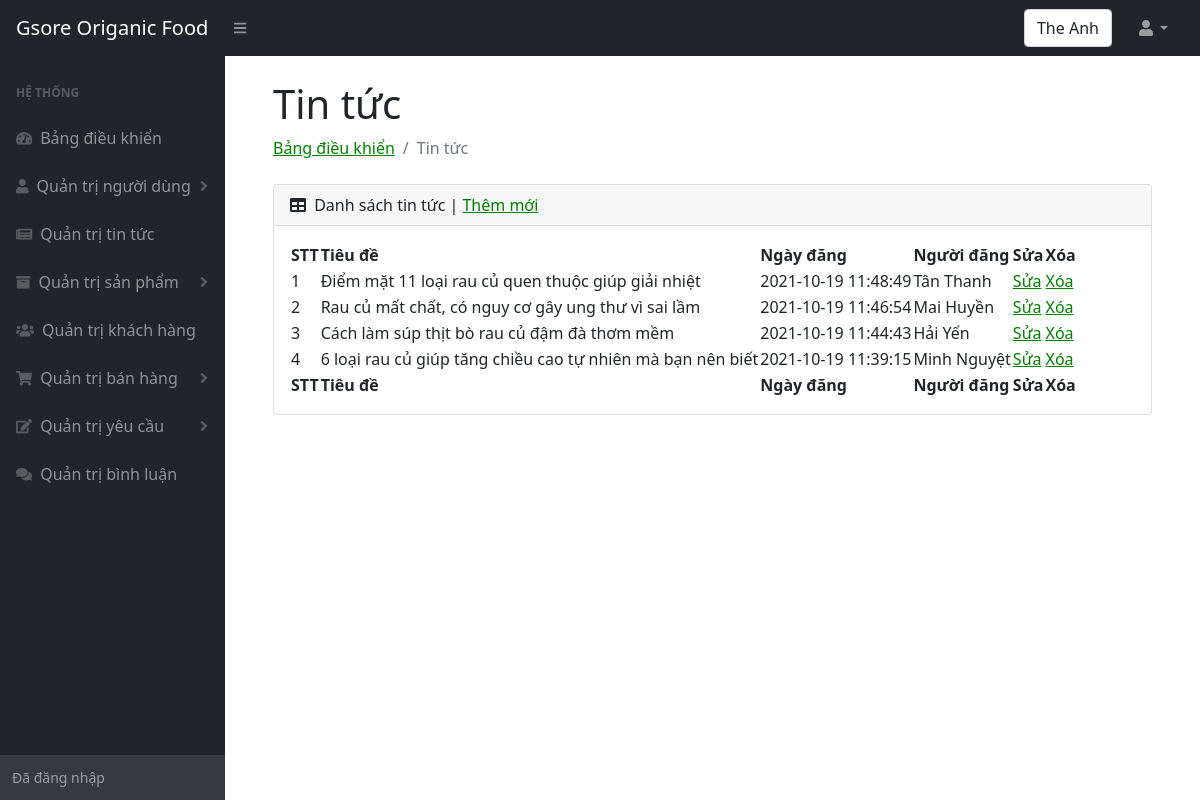
The page /admin/tintuc.php (signed in) on the database its author committed.
### tables this page shows
CREATE TABLE `tintuc` (
  `matintuc` int(11) NOT NULL,
  `tieude` varchar(200) NOT NULL,
  `noidungtintuc` text NOT NULL,
  `ngaydang` datetime NOT NULL,
  `mota` varchar(200) NOT NULL,
  `nguoidang` varchar(100) NOT NULL,
  `anhminhhoa` text DEFAULT NULL
);

### admin/tintuc.php (the view, shortened to what this page needs)
<!DOCTYPE html>
<html lang="en">
    <html lang="en">
    <head>
        <link href="https://cdn.jsdelivr.net/npm/simple-datatables@latest/dist/style.css" rel="stylesheet" />
        <link href="css/styles.css" rel="stylesheet" />
    </head>
    <body class="sb-nav-fixed">
        <nav class="sb-topnav navbar navbar-expand navbar-dark bg-dark">
            <a class="navbar-brand ps-3" href="../index.php">Gsore Origanic Food </a>
            <button class="btn btn-link btn-sm order-1 order-lg-0 me-4 me-lg-0" id="sidebarToggle" href="#!"><i class="fas fa-bars"></i></button>
            <form class="d-none d-md-inline-block form-inline ms-auto me-0 me-md-3 my-2 my-md-0">
                <div class="input-group">
                  <div class="form-control"><?php  echo $_SESSION['ten_nguoi_dung'];?>  </div>
                </div>
            </form>
            <ul class="navbar-nav ms-auto ms-md-0 me-3 me-lg-4">
                <li class="nav-item dropdown">
                    <a class="nav-link dropdown-toggle" id="navbarDropdown" href="#" role="button" data-bs-toggle="dropdown" aria-expanded="false"><i class="fas fa-user fa-fw"></i></a>
                </li>
            </ul>
        </nav>
        <div id="layoutSidenav">
        <div id="layoutSidenav_nav" >
                <nav class="sb-sidenav accordion sb-sidenav-dark" id="sidenavAccordion">
                    <div class="sb-sidenav-menu">
                        <div class="nav">
                            <div class="sb-sidenav-menu-heading">Hệ thống</div>
                            <a class="nav-link" href="index.php">
                                <div class="sb-nav-link-icon"><i class="fas fa-tachometer-alt"></i></div>
                                Bảng điều khiển
                            </a>
                            <a class="nav-link collapsed" href="nguoidung.php" data-bs-toggle="collapse" data-bs-target="#collapseOne" aria-expanded="false" aria-controls="collapseOne">
                                <div class="sb-nav-link-icon"><i class="fas fa-user"></i></div>
                                Quản trị người dùng
                                <div class="sb-sidenav-collapse-arrow"><i class="fas fa-angle-down"></i></div>
                            </a>
                            <a class="nav-link" href="tintuc.php">
                                <div class="sb-nav-link-icon"><i class="fas fa-newspaper"></i></div>
                                    Quản trị tin tức
                            </a>
                            <a class="nav-link collapsed" href="#" data-bs-toggle="collapse" data-bs-target="#collapseTwo" aria-expanded="false" aria-controls="collapseTwo">
                                <div class="sb-nav-link-icon"><i class="fas fa-archive"></i></div>
                                Quản trị sản phẩm
                                <div class="sb-sidenav-collapse-arrow"><i class="fas fa-angle-down"></i></div>
                            </a>
                            <a class="nav-link" href="khachhang.php">
                                <div class="sb-nav-link-icon"><i class="fas fa-users"></i></div>
                                Quản trị khách hàng
                            </a>
                            <a class="nav-link collapsed" href="#" data-bs-toggle="collapse" data-bs-target="#collapseThree" aria-expanded="false" aria-controls="collapseThree">
                                <div class="sb-nav-link-icon"><i class="fas fa-shopping-cart"></i></div>
                                Quản trị bán hàng
                                <div class="sb-sidenav-collapse-arrow"><i class="fas fa-angle-down"></i></div>
                            </a>
                            <a class="nav-link collapsed" href="#" data-bs-toggle="collapse" data-bs-target="#collapseFour" aria-expanded="false" aria-controls="collapseFour">
                                <div class="sb-nav-link-icon"><i class="fas fa-edit"></i></div>
                                Quản trị yêu cầu
                                <div class="sb-sidenav-collapse-arrow"><i class="fas fa-angle-down"></i></div>
                            </a>
                            <a class="nav-link" href="binhluan.php">
                                <div class="sb-nav-link-icon"><i class="fas fa-comments"></i></div>
                                Quản trị bình luận
                            </a>
                        </div>
                    </div>
                    <div class="sb-sidenav-footer">
                        <div class="small">Đã đăng nhập</div>
                    </div>
                </nav>
            </div>
            <div id="layoutSidenav_content">
                <footer class="container-fluid px-4">
                    <main>
                    <div class="container-fluid px-4">
                        <h1 class="mt-4">Tin tức</h1>
                        <ol class="breadcrumb mb-4">
                            <li class="breadcrumb-item"><a href="index.php">Bảng điều khiển</a></li>
                            <li class="breadcrumb-item active">Tin tức</li>
                        </ol>
                        <div class="card mb-4">
                            <div class="card-header">
                                <i class="fas fa-table me-1"></i>
                                Danh sách tin tức | <a href="tin_tuc_them_moi.php">Thêm mới</a>
                            </div>
                            <div class="card-body">
                                <table id="datatablesSimple">
                                    <thead>
                                        <tr>
                                            <th>STT</th>
                                            <th>Tiêu đề</th>
                                            <th>Ngày đăng</th>
                                            <th>Người đăng</th>
                                            <th>Sửa</th>
                                            <th>Xóa</th>
                                        </tr>
                                    </thead>
                                    <tfoot>
                                        <tr>
                                            <th>STT</th>
                                            <th>Tiêu đề</th>
                                            <th>Ngày đăng</th>
                                            <th>Người đăng</th>
                                            <th>Sửa</th>
                                            <th>Xóa</th>
                                        </tr>
                                    </tfoot>
                                    <tbody>
                <?php
                  include("../config.php");
                  $sql = "
                          SELECT *
                          from tintuc
                          order by matintuc desc";
                  $tin_tuc = mysqli_query($ket_noi, $sql);
                  $i=0;
                  while ($row = mysqli_fetch_array($tin_tuc)) {
                  $i++;
                ;?>
                                        <tr>
                                            <td><?php echo $i;?></td>
                                            <td><?php echo $row["tieude"];?></td>
                                            <td><?php echo $row["ngaydang"];?></td>
                                            <td><?php echo $row["nguoidang"];?></td>
                                            <td><a href="tin_tuc_sua.php?id=<?php echo $row["matintuc"];?>">Sửa</a></td>
                                            <td><a href="tin_tuc_xoa.php?id=<?php echo $row["matintuc"];?>">Xóa</a></td>
                                        </tr>
                <?php
                  }
                ;?>
                                    </tbody>
                                </table>
                            </div>
                        </div>
                    </div>
                </main>
                </footer>
            </div>
        </div>
    </body>
</html>

### rows shown on the page
tintuc: tieude "Điểm mặt 11 loại rau củ quen thuộc giúp giải nhiệt", ngaydang "2021-10-19 11:48:49", nguoidang "Tân Thanh"
tintuc: tieude "Rau củ mất chất, có nguy cơ gây ung thư vì sai lầm", ngaydang "2021-10-19 11:46:54", nguoidang "Mai Huyền"
tintuc: tieude "Cách làm súp thịt bò rau củ đậm đà thơm mềm", ngaydang "2021-10-19 11:44:43", nguoidang "Hải Yến"
tintuc: tieude "6 loại rau củ giúp tăng chiều cao tự nhiên mà bạn nên biết", ngaydang "2021-10-19 11:39:15", nguoidang "Minh Nguyệt"

### other values the page prints
$_SESSION['ten_nguoi_dung'] "The Anh"
